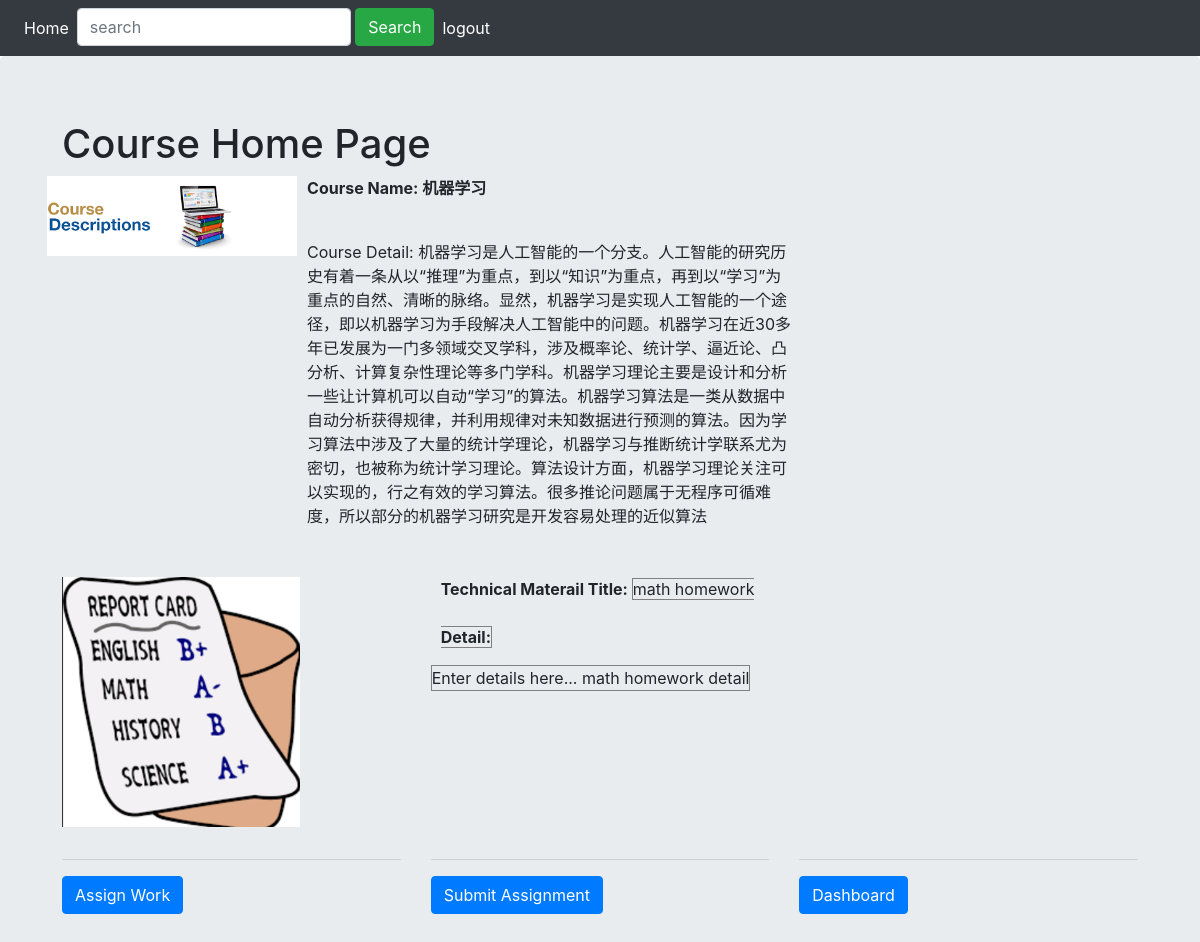
Screenshot of /course/2 (signed in) with the database file from the repository.
### i4wsgi.py (models this page shows, shortened)
class Blog(db.Model):
    id = db.Column(db.Integer, primary_key=True)
    title = db.Column(db.String(100))
    text = db.Column(db.Text)

class TeacherWork(db.Model):
    id = db.Column(db.Integer, primary_key=True)
    title = db.Column(db.String(80), unique=True)
    detail = db.Column(db.String(500))
    answer = db.Column(db.String(5000))
    course_id = db.Column(db.Integer)

### i4wsgi.py (the view)
@app.route("/course/<id>", methods=["GET"])
def course_home(id):
    if request.method == "GET":
        blog = Blog.query.filter_by(id=id).first_or_404()
        teacherWork = TeacherWork.query.filter_by(course_id=id).first()
        print(id, blog, "in query_blog", "@" * 20)
        return rt("course.html", blog=blog, teacherWork=teacherWork)
    else:
        return "", 204

### movie/templates/course.html (shortened to what this page needs)
<!DOCTYPE html>
<html lang="en">
  <head>
    <link rel='stylesheet' href='/static/bootstrap-4.5.2-dist/css/bootstrap.min.css'>
  </head>
  <body>
<nav class="navbar navbar-expand-lg navbar-dark bg-dark">
  <div class="collapse navbar-collapse" id="navbarSupportedContent">
    <ul class="navbar-nav mr-auto">
      <li class="nav-item active">
        <a class="nav-link" href="/home">Home <span class="sr-only">(current)</span></a>
      </li>
      <li class="nav-item active">
        <form class="form-inline my-2 my-lg-0 navbar-right" action="/home" method="POST">
                <div class="form-group">
                  <input type="text" name="keyword" placeholder="search" class="form-control" autofocus>&nbsp;
                </div>
              <input type="submit" value="Search" class="btn btn-success">
        </form>
      </li>
      <li class="nav-item active">
         {% if  session['logged_in'] %}
         <a class="nav-link" href="/logout">logout <span class="sr-only">(current)</span></a>
  {% endif %}
      </li>
    </ul>
  </div>
</nav>
    <div class="jumbotron">
      <div class="container">
<div class="container">
   <h1>Course Home Page</h1>
  <div class="row">
    <div class="col-md4">
              <figure>
            <img src="/static/images/course.png" class="img-fluid" style="height:80px;">
        </figure>
    </div>
    <div class="col-md4">
        <p style="width:500px;padding-left:10px;font-weight: bold;">Course Name:
{{ blog.title }}
        </p>
        <br/>
        <p style="width:500px;padding-left:10px;">Course Detail: {{ blog.text }}
        </p>
    </div>
  </div>
  <div class="row">
  </div>
  <div class="row">
    <div class="col-sm-4">
              <figure>
            <img src="/static/images/ml.png" class="img-fluid" style="height:250px;">
        </figure>
    </div>
    <div class="col-sm-8">
        <p style="width:500px;padding-left:10px;">
            <span style="font-weight:bold;">Technical Materail Title: </span>
            <span id="titleLbl" style="border: 1px solid gray; " >
              <span>
     {{teacherWork.title}}
  </span>
       <br/><br/>
        <span style="font-weight:bold;">Detail: </span>
        <br/>
        <div style="border: 1px solid gray; display: inline-block">
      {{teacherWork.detail}}
        </div>
      </p>
    </div>
  </div>
    <div class="row">
      <div class="col-sm-4">
      <hr/>
      {% if session['isadmin'] and session['logged_in'] %}
      <button type="button" class="btn btn-primary" onclick="relocate_assignwork()">Assign Work</button>
      {% else %}
      <button type="button" class="btn btn-primary" disabled> Assign Work</button>
      {% endif %}
      </div>
      <div class="col-sm-4">
      <hr/>
      <button type="button" class="btn btn-primary" onclick="relocate_student()">Submit Assignment</button>
      </div>
      <div class="col-sm-4">
    <hr/>
      <button type="button" class="btn btn-primary" onclick="relocate_dashboard()">Dashboard</button>
      </div>
    </div>
</div>
      </div>
    </div>
  </body>
</html>

### rows the page displays
Blog: title "机器学习", text "机器学习是人工智能的一个分支。人工智能的研究历史有着一条从以“推理”为重点，到以“知识”为重点，再到以“学习”为重点的自然、清晰的脉络。显然，机器学习是实现人工智能的一个途径，即以机器学习为手段解决人工智能中的问题。机器学习在近30多年已发展为一门多领域交叉学科，涉及概率论、统计学、逼近论、凸分析、计算复杂性理论等多门学科。机器学习理论主要是设计和分析一些让计算机可以自动“学习”的算法。机器学习算法是一类从数据中自动分析获得规律，并利用规律对未知数据进行预测的算法。因为学习算法中涉及了大量的统计学理论，机器学习与推断统计学联系尤为密切，也被称为统计学习理论。算法设计方面，机器学习理论关注可以实现的，行之有效的学习算法。很多推论问题属于无程序可循难度，所以部分的机器学习研究是开发容易处理的近似算法"
TeacherWork: title "math homework", detail "Enter details here... math homework detail"
